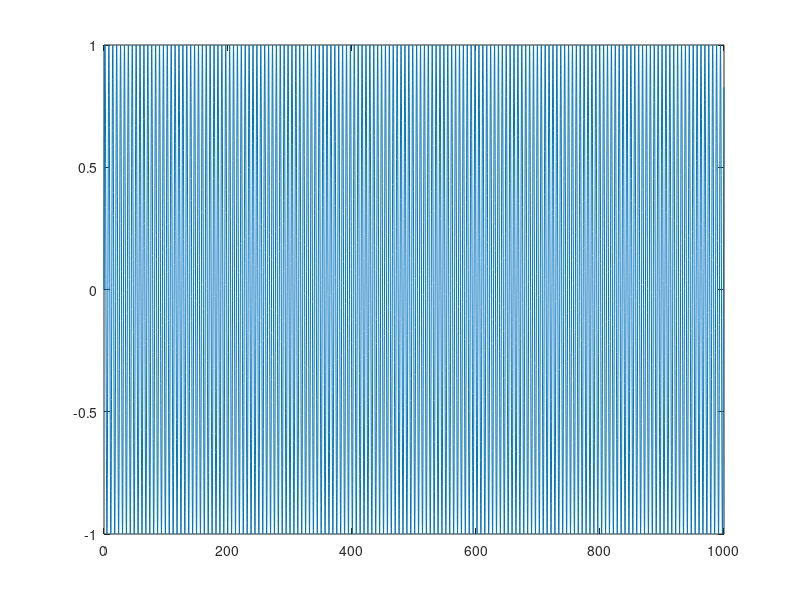
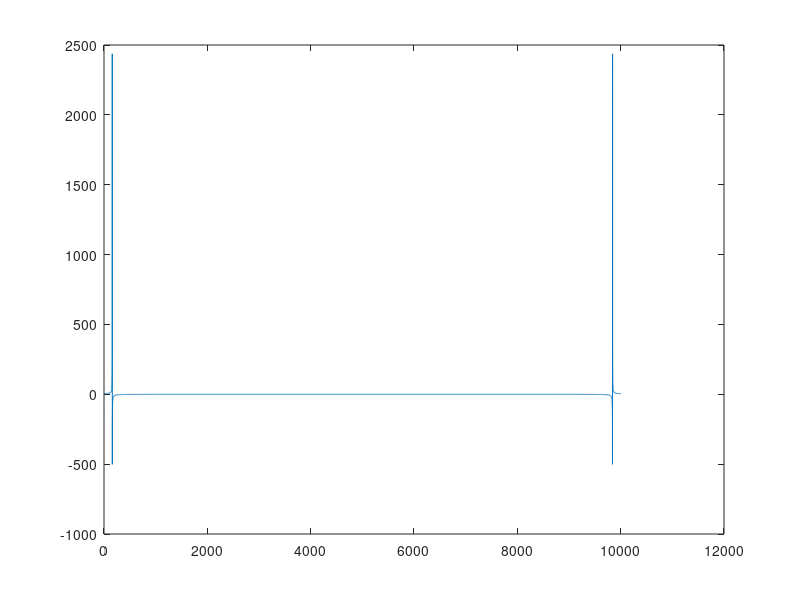
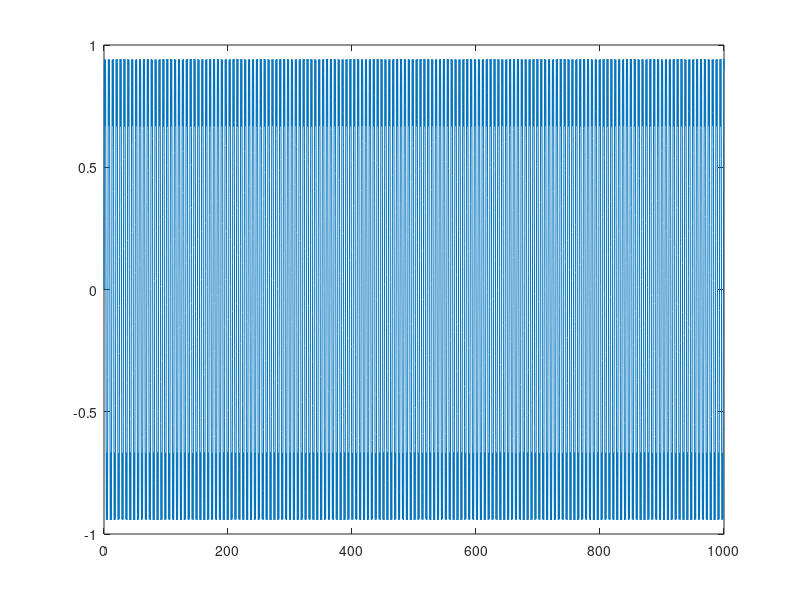
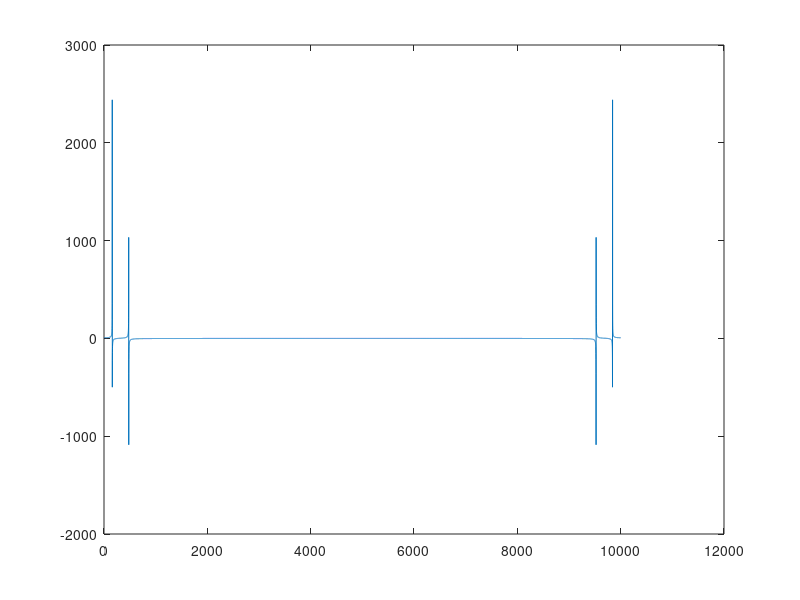

These charts were generated, in order, by the following MATLAB code:
% atividade 3
clear; close all; clc

% a)
t = [0:0.1:1000];

s = sin(t);

figure; plot(t, s);

fft_s = fft(s);
fft_real_s = real(fft_s);

figure; plot(fft_real_s);

% b)
s = sin(t) + (1/3)*sin(3*t);

figure; plot(t, s);

fft_s = fft(s);
fft_real_s = real(fft_s);

figure; plot(fft_real_s);

% c)
s = sin(t) + (1/3)*sin(3*t) + (1/5)*sin(5*t);

figure; plot(t, s);

fft_s = fft(s);
fft_real_s = real(fft_s);

figure; plot(fft_real_s);
